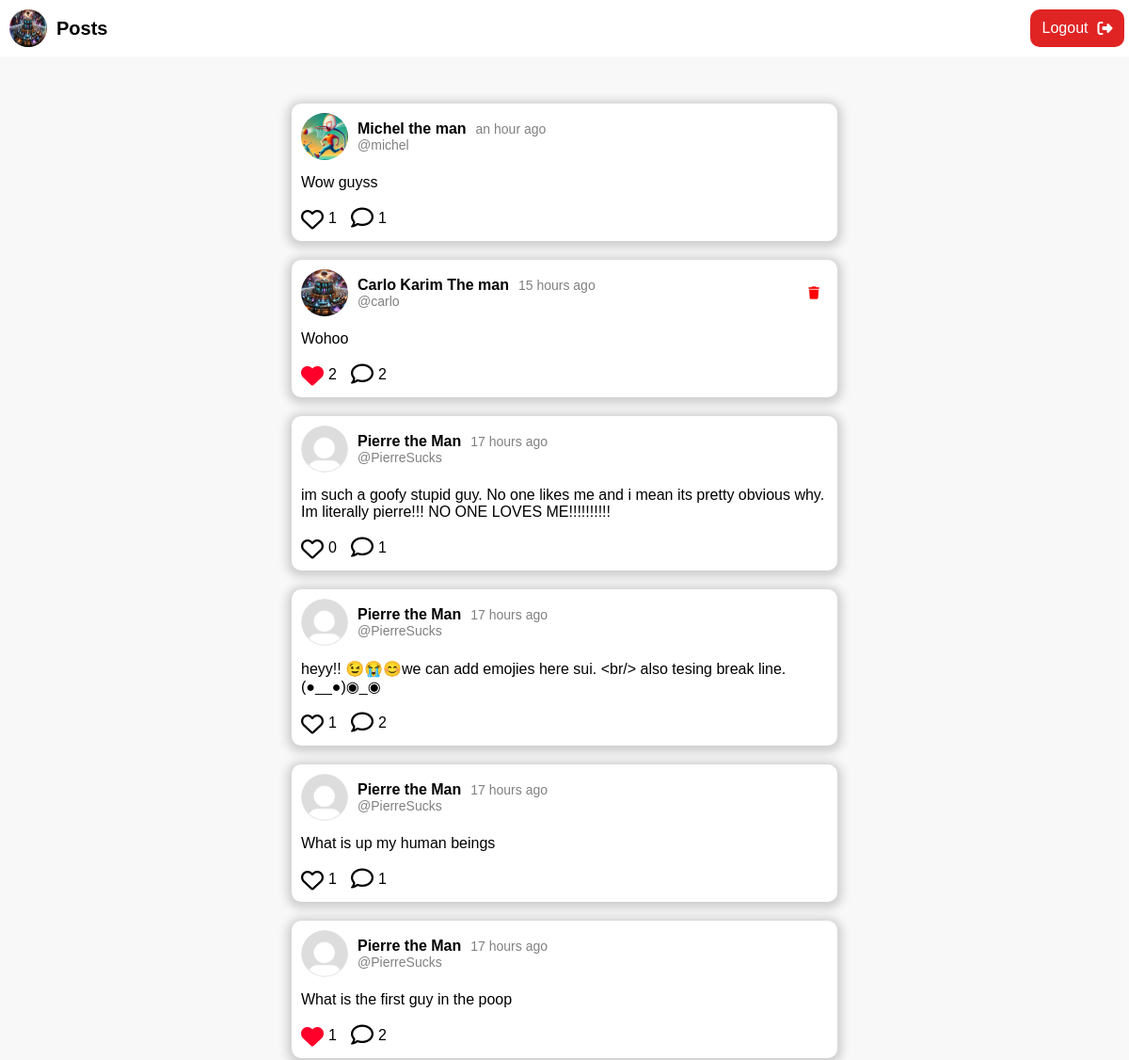
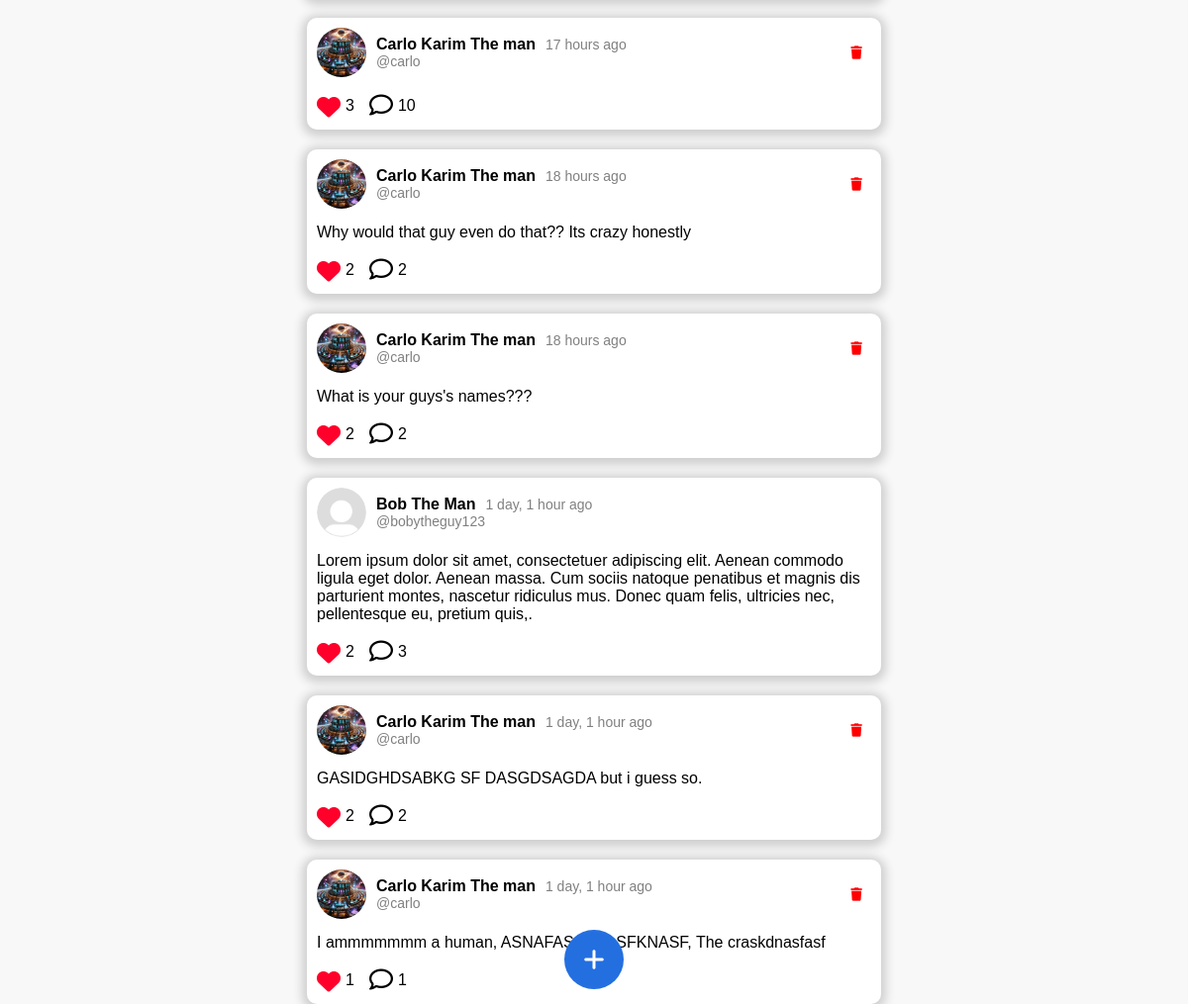
Screenshot of /feed (signed in) with the database file from the repository (2 pictures, top to bottom).
### social/models.py (models this page shows, shortened)
class User(AbstractUser):
    full_name = models.CharField(max_length=100)
    profile_pic = models.ImageField(upload_to="profile_pics/", default="default.png")
    bio = models.TextField(blank=True)

class Post(models.Model):
    user = models.ForeignKey(settings.AUTH_USER_MODEL, on_delete=models.CASCADE, related_name="posts")
    content = models.TextField()
    created_at = models.DateTimeField(auto_now_add=True)

### social/views.py (the view)
# urls.py: path("feed", views.feed, name="feed"),
@login_required
def feed(request):
    if request.method == 'POST':
        post_id = request.POST.get("post_id")
        delete_post(request, post_id)
        return HttpResponseRedirect(reverse("feed"))
    posts = Post.objects.all().order_by('-id')
    likes = request.user.likes.values_list('post_id', flat=True)
    return render(request, "social/feed.html", {'posts': posts,
                                                'likes': likes})

### social/templates/social/feed.html (shortened to what this page needs)
{% extends 'social/layout.html' %}
{% load static %}
{% load humanize %}
{% block header %}
    <a href="{% url 'user' user.id %}" class="top-pfp-btn"><img src="{{ user.profile_pic.url }}" alt=""></a>
    <span class="page-title">Posts</span>
    <a href="{% url 'logout_view' %}" class="logout-btn"><span>Logout</span>  <i class="fa-solid fa-right-from-bracket"></i></a>
{% endblock %}
{% block body %}
<a class="add-btn" href="{% url 'add_post' %}"><i class="fa-solid fa-plus"></i></i></a>
    <div class="main">
        {% for post in posts %}
            <div class="post">
                <div class="header">
                    <div class="info">
                        <img class="post-pfp" src="{{ post.user.profile_pic.url }}" alt="pfp">
                        <div class="name-username">
                            <div class="name-date">
                                <span class="name">{{post.user.full_name}} </span>
                                <span class="post-date"> {{  post.created_at|naturaltime }}</span>
                            </div>
                           <span class="username"><a class="username-link" href="{% url 'user' post.user.id %}">@{{post.user.username}}</a></span>
                        </div>
                         {% if post.user == user %}
                        <form action="" method="post" class="del-form-post">
                            <button class="del-post-btn" type="submit" name="action" value="delete"><i class="fa-solid fa-trash"></i></button>
                        </form>
                        {% endif %}
                    </div>
                </div>
                <div class="content">
                    {{ post.content }}
                </div>
                <div class="footer">
                    <div class="like">
                        <button onclick="handleLike(this)" class="like-button" data-post-id="{{post.id}}">
                            {% if post.id in likes%}
                            <i class="fa-solid fa-heart"></i>
                            {% else %}
                            <i class="fa-regular fa-heart"></i>
                            {% endif %}
                        </button>
                        <span class="like-count">{{ post.likes.count }}</span>
                    </div>
                    <div class="comment-comp">
                        <a class="comment-button" href="{% url 'load_comments' post.id %}"><i class="fa-regular fa-comment"></i></a>
                        <span class="comment-count">{{ post.comments.count }}</span>
                    </div>
                </div>
            </div>
        {% empty %}
            <p>No posts in database!</p>
        {% endfor %}
    </div>
{% endblock %}

### social/templates/social/layout.html (shortened to what this page needs)
{% load static %}
<!DOCTYPE html>
<html lang="en">
<head>
    <link rel="stylesheet" href="{% static 'social/styles.css' %}">
</head>
<body>
    <div class="page-header">
        {% block header %}
        {% endblock %}
    </div>
    {% block body %}
    {% endblock %}
</body>
</html>

### social/static/social/styles.css (style rules this page uses)
* { padding: 0; margin: 0; box-sizing: border-box; font-family: Arial, Helvetica, sans-serif; }
body { display: flex; justify-content: center; text-align: center; background-color: #f8f8f8; }
.main { width: 600px; height: 100vh; padding: 10px; margin-top: 80px; }
.post { margin-top: 20px; padding: 10px; background-color: white; border-radius: 10px; box-shadow: 0px 2px 10px 5px rgb(207, 207, 207); }
.info { display: flex; align-items: center; gap: 10px; white-space: nowrap; }
.post-pfp { height: 50px; width: 50px; border-radius: 50%; object-fit: cover; object-position: center; }
.post-date { color: gray; font-size: 14px; }
.name-date { display: flex; align-items: center; gap: 10px; }
.name-username { display: flex; flex-direction: column; text-align: start; }
.name { font-weight: bold; }
.username { color: grey; font-size: 14px; }
.content { margin-top: 15px; text-align: start; }
.footer, .comments { margin-top: 15px; display: flex; justify-content: start; align-items: center; }
.like-button { border: none; background-color: transparent; font-size: 24px; text-align: center; height: 24px; }
.comment-button, .comment-button:hover { font-size: 24px; text-decoration: none; color: black; }
.like, .comment-comp { margin-right: 15px; display: flex; align-items: center; gap: 5px; }
.like-button .fa-solid { color: rgb(255, 0, 43); }
.add-btn { position: fixed; text-decoration: none; color: black; padding: 5px; display: flex; justify-content: center; align-items: center; }
.add-btn { bottom: 15px; left: 50%; margin-left: -30px; width: 60px; height: 60px; font-size: 24px; border-radius: 30px; background-color: rgb(36, 111, 224); color: white; }
.del-comment-btn, .del-post-btn { border: none; background-color: transparent; width: 30px; color: red; }
form { width: 100%; }
.del-form-post { display: flex; justify-content: flex-end; margin-left: auto; }
.logout-btn { text-decoration: none; padding: 10px 20px; border: none; background: rgb(224, 36, 36); color: white; border-radius: 10px; width: 100px; height: 40px; cursor: pointer; display: flex; justify-content: center; align-items: center; gap: 10px; margin-left: auto; }
.page-header { position: fixed; width: 100%; height: 60px; background-color: white; display: flex; align-items: center; padding: 5px; gap: 5px; }
.top-pfp-btn > img { height: 40px; }
.page-title { font-weight: bold; font-size: 20px; }
.username-link { text-decoration: none; cursor: pointer; color: gray; }

### rows the page displays
User: profile_pic (picture)
Post: user.profile_pic (picture), user.full_name "Michel the man", created_at "an hour ago", user.username "michel", content "Wow guyss", likes.count "1", comments.count "1"
Post: user.profile_pic (picture), user.full_name "Carlo Karim The man", created_at "15 hours ago", user.username "carlo", content "Wohoo", likes.count "2", comments.count "2"
Post: user.profile_pic (placeholder picture), user.full_name "Pierre the Man", created_at "17 hours ago", user.username "PierreSucks", content "im such a goofy stupid guy. No one likes me and i mean its pretty obvious why. Im literally pierre!!! NO ONE LOVES ME!!!!!!!!!!", likes.count "0", comments.count "1"
Post: user.profile_pic (placeholder picture), user.full_name "Pierre the Man", created_at "17 hours ago", user.username "PierreSucks", content "heyy!! 😉😭😊we can add emojies here sui. <br/> also tesing break line. (●__●)◉_◉", likes.count "1", comments.count "2"
Post: user.profile_pic (placeholder picture), user.full_name "Pierre the Man", created_at "17 hours ago", user.username "PierreSucks", content "What is up my human beings", likes.count "1", comments.count "1"
Post: user.profile_pic (placeholder picture), user.full_name "Pierre the Man", created_at "17 hours ago", user.username "PierreSucks", content "What is the first guy in the poop", likes.count "1", comments.count "2"
Post: user.profile_pic (picture), user.full_name "Carlo Karim The man", created_at "17 hours ago", user.username "carlo", likes.count "3", comments.count "10"
Post: user.profile_pic (picture), user.full_name "Carlo Karim The man", created_at "18 hours ago", user.username "carlo", content "Why would that guy even do that?? Its crazy honestly", likes.count "2", comments.count "2"
Post: user.profile_pic (picture), user.full_name "Carlo Karim The man", created_at "18 hours ago", user.username "carlo", content "What is your guys's names???", likes.count "2", comments.count "2"
Post: user.profile_pic (placeholder picture), user.full_name "Bob The Man", created_at "1 day, 1 hour ago", user.username "bobytheguy123", content "Lorem ipsum dolor sit amet, consectetuer adipiscing elit. Aenean commodo ligula eget dolor. Aenean massa. Cum sociis natoque penatibus et magnis dis parturient montes, nascetur ridiculus mus. Donec quam felis, ultricies nec, pellentesque eu, pretium quis,.", likes.count "2", comments.count "3"
Post: user.profile_pic (picture), user.full_name "Carlo Karim The man", created_at "1 day, 1 hour ago", user.username "carlo", content "GASIDGHDSABKG SF DASGDSAGDA but i guess so.", likes.count "2", comments.count "2"
Post: user.profile_pic (picture), user.full_name "Carlo Karim The man", created_at "1 day, 1 hour ago", user.username "carlo", content "I ammmmmmm a human, ASNAFASJKF ASFKNASF, The craskdnasfasf…", likes.count "1", comments.count "1"
